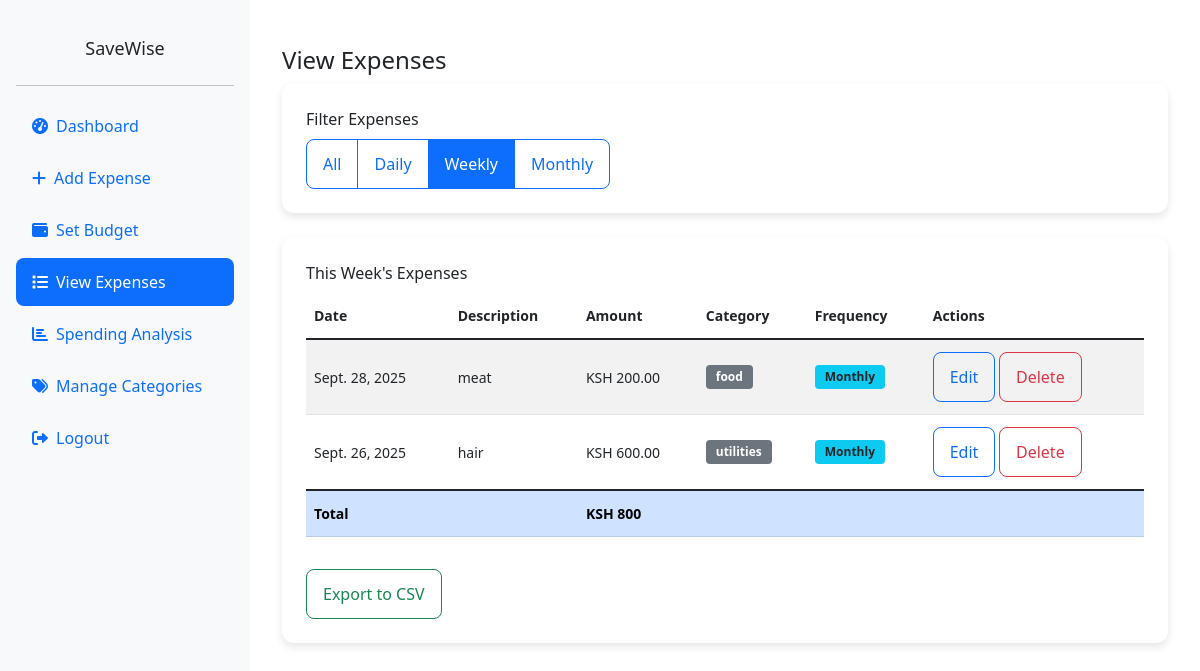
Screenshot of /api/expenses/?frequency=weekly (signed in) with the database file from the repository.
### api/models.py (models this page shows, shortened)
class Expense(models.Model):
    FREQUENCY_CHOICES = [
        ('daily', 'Daily'),
        ('weekly', 'Weekly'),
        ('monthly', 'Monthly'),
    ]
    user = models.ForeignKey(User, on_delete=models.CASCADE)
    amount = models.DecimalField(max_digits=10, decimal_places=2, validators=[MinValueValidator(0.01)])
    description = models.CharField(max_length=200)
    category = models.ForeignKey(ExpenseCategory, on_delete=models.SET_NULL, null=True, blank=True)
    date = models.DateField(default=timezone.now)
    frequency = models.CharField(max_length=10, choices=FREQUENCY_CHOICES, default='daily')
    created_at = models.DateTimeField(auto_now_add=True)
    class Meta:
        indexes = [
            models.Index(fields=['user', 'date']),
            models.Index(fields=['user', 'category']),
        ]

class ExpenseCategory(models.Model):
    PREDEFINED_CATEGORIES = [
        ('food', 'Food'),
        ('utilities', 'Utilities'),
        ('rent', 'Rent'),
        ('clothes', 'Clothes'),
        ('transport', 'Transport'),
        ('others', 'Others'),
    ]
    name = models.CharField(max_length=100)
    description = models.TextField(blank=True)

### api/views.py (the view, shortened to what this page needs)
# urls.py: path('expenses/', views.expense_list, name='expense_list'),
@login_required
def expense_list(request):
    frequency = request.GET.get('frequency', 'all')
    if frequency == 'daily':
        expenses = Expense.objects.filter(
            user=request.user,
            date=timezone.now().date()
        )
    elif frequency == 'weekly':
        week_ago = timezone.now().date() - timedelta(days=7)
        expenses = Expense.objects.filter(
            user=request.user,
            date__gte=week_ago
        )
    else:
        expenses = Expense.objects.filter(user=request.user)
    expenses = expenses.order_by('-date')
    total_amount = expenses.aggregate(Sum('amount'))['amount__sum'] or 0
    return render(request, 'api/expense_list.html', {
        'expenses': expenses,
        'frequency': frequency,
        'total_amount': total_amount  # Add this
    })

### api/templates/api/expense_list.html (shortened to what this page needs)
<!DOCTYPE html>
<html lang="en">
{% load static %}
<head>
    <link href="https://cdn.jsdelivr.net/npm/bootstrap@5.1.3/dist/css/bootstrap.min.css" rel="stylesheet">
    <link href="https://cdnjs.cloudflare.com/ajax/libs/font-awesome/6.0.0/css/all.min.css" rel="stylesheet">
    <link href="{% static 'css/mobile-responsive.css' %}" rel="stylesheet">
</head>
<body>
    <div class="sidebar" id="sidebar">
        <div class="p-3">
            <h4 class="text-center mb-4">SaveWise</h4>
            <hr>
            <ul class="nav flex-column">
                <li class="nav-item">
                    <a class="nav-link" href="{% url 'dashboard' %}">
                        <i class="fas fa-tachometer-alt me-2"></i>Dashboard
                    </a>
                </li>
                <li class="nav-item">
                    <a class="nav-link" href="{% url 'add_expense' %}">
                        <i class="fas fa-plus me-2"></i>Add Expense
                    </a>
                </li>
                <li class="nav-item">
                    <a class="nav-link" href="{% url 'set_budget' %}">
                        <i class="fas fa-wallet me-2"></i>Set Budget
                    </a>
                </li>
                <li class="nav-item">
                    <a class="nav-link active" href="{% url 'expense_list' %}">
                        <i class="fas fa-list me-2"></i>View Expenses
                    </a>
                </li>
                <li class="nav-item">
                    <a class="nav-link" href="{% url 'spending_analysis' %}">
                        <i class="fas fa-chart-bar me-2"></i>Spending Analysis
                    </a>
                </li>
                <li class="nav-item">
                    <a class="nav-link" href="{% url 'manage_categories' %}">
                        <i class="fas fa-tags me-2"></i>Manage Categories
                    </a>
                </li>
                <li class="nav-item">
                    <a class="nav-link" href="{% url 'logout' %}">
                        <i class="fas fa-sign-out-alt me-2"></i>Logout
                    </a>
                </li>
            </ul>
        </div>
    </div>
    <div class="main-content">
        <div class="container-fluid">
            <h2>View Expenses</h2>
                <div class="card dashboard-card mb-4">
                    <div class="card-body">
                        <h5 class="card-title">Filter Expenses</h5>
                        <div class="btn-group" role="group">
                            <a href="{% url 'expense_list' %}?frequency=all" class="btn btn-outline-primary {% if frequency == 'all' %}filter-active{% endif %}">All</a>
                            <a href="{% url 'expense_list' %}?frequency=daily" class="btn btn-outline-primary {% if frequency == 'daily' %}filter-active{% endif %}">Daily</a>
                            <a href="{% url 'expense_list' %}?frequency=weekly" class="btn btn-outline-primary {% if frequency == 'weekly' %}filter-active{% endif %}">Weekly</a>
                            <a href="{% url 'expense_list' %}?frequency=monthly" class="btn btn-outline-primary {% if frequency == 'monthly' %}filter-active{% endif %}">Monthly</a>
                        </div>
                    </div>
                </div>
                <div class="card dashboard-card">
                    <div class="card-body">
                        <h5 class="card-title">
                            {% if frequency == 'daily' %}
                                Today's Expenses
                            {% elif frequency == 'weekly' %}
                                This Week's Expenses
                            {% elif frequency == 'monthly' %}
                                This Month's Expenses
                            {% else %}
                                All Expenses
                            {% endif %}
                        </h5>
                        {% if expenses %}
                            <div class="table-responsive">
                                <table class="table table-striped">
                                    <thead>
                                        <tr>
                                            <th>Date</th>
                                            <th>Description</th>
                                            <th>Amount</th>
                                            <th>Category</th>
                                            <th>Frequency</th>
                                            <th>Actions</th>
                                        </tr>
                                    </thead>
                                    <tbody>
                                        {% for expense in expenses %}
                                            <tr>
                                                <td>{{ expense.date }}</td>
                                                <td>{{ expense.description }}</td>
                                                <td>KSH {{ expense.amount }}</td>
                                                <td>
                                                    <span class="badge bg-secondary">
                                                        {{ expense.category.name|default:"Uncategorized" }}
                                                    </span>
                                                </td>
                                                <td>
                                                    <span class="badge bg-info text-dark">
                                                        {{ expense.get_frequency_display }}
                                                    </span>
                                                </td>
                                                <td>
                                                    <button class="btn btn-sm btn-outline-primary" onclick="editExpense({{ expense.id }})">Edit</button>
                                                    <button class="btn btn-sm btn-outline-danger" onclick="deleteExpense({{ expense.id }})">Delete</button>
                                                </td>
                                            </tr>
                                        {% endfor %}
                                    </tbody>
                                    <tfoot>
                                        <tr class="table-primary">
                                            <td colspan="2"><strong>Total</strong></td>
                                            <td><strong>KSH {{ total_amount }}</strong></td>
                                            <td colspan="3"></td>
                                        </tr>
                                    </tfoot>
                                </table>
                            </div>
                            <div class="mt-3">
                                <button class="btn btn-outline-success" onclick="exportTableToCSV('expenses.csv')">
                                    Export to CSV
                                </button>
                            </div>
                        {% else %}
                            <div class="text-center py-4">
                                <p class="text-muted">No expenses found.</p>
                                <a href="{% url 'add_expense' %}" class="btn btn-primary">Add Your First Expense</a>
                            </div>
                        {% endif %}
                    </div>
                </div>
            </div>
        </div>
</body>
</html>

### static/css/mobile-responsive.css (style rules this page uses)
* { box-sizing: border-box; }
body { font-size: 16px; line-height: 1.5; }
.btn { min-height: 44px; min-width: 44px; padding: 12px 16px; font-size: 16px; border-radius: 8px; }
.sidebar { background-color: #f8f9fa; min-height: 100vh; position: fixed; top: 0; left: 0; width: 250px; z-index: 1000; transform: translateX(-100%); transition: transform 0.3s ease; padding-top: 20px; overflow-y: auto; }
.main-content { margin-left: 0; padding: 20px; min-height: 100vh; }
.card { border-radius: 12px; box-shadow: 0 2px 8px rgba(0, 0, 0, 0.1); margin-bottom: 16px; border: none; }
.card-body { padding: 20px; }
.table-responsive { border-radius: 8px; overflow-x: auto; -webkit-overflow-scrolling: touch; }
.table { font-size: 14px; }
.table th, .table td { padding: 12px 8px; vertical-align: middle; }
.badge { font-size: 12px; padding: 6px 10px; }
.nav-link { padding: 12px 16px; font-size: 16px; border-radius: 8px; margin-bottom: 4px; transition: all 0.2s ease; }
.nav-link:hover, .nav-link.active { background-color: #0d6efd; color: white; }
h2 { font-size: 24px; line-height: 1.3; }
h4 { font-size: 18px; line-height: 1.4; }
h5 { font-size: 16px; line-height: 1.5; }
@media (min-width: 768px) { .sidebar { transform: translateX(0); position: fixed; } }
@media (min-width: 768px) { .main-content { margin-left: 250px; padding: 24px; } }
@media (min-width: 768px) { .card-body { padding: 24px; } }
@media (min-width: 992px) { .main-content { margin-left: 250px; padding: 28px; } }
@media (min-width: 992px) { .sidebar { width: 250px; } }
@media (min-width: 1200px) { .main-content { margin-left: 250px; padding: 32px; } }

### api/templates/api/expense_list.html (style rules this page uses)
.sidebar { background-color: #f8f9fa; min-height: 100vh; position: fixed; top: 0; left: 0; width: 250px; z-index: 1000; transform: translateX(-100%); transition: transform 0.3s ease; padding-top: 20px; overflow-y: auto; }
.main-content { margin-left: 0; padding: 20px; min-height: 100vh; transition: margin-left 0.3s ease; }
@media (min-width: 768px) { .sidebar { transform: translateX(0); } }
@media (min-width: 768px) { .main-content { margin-left: 250px; } }
.dashboard-card { border-radius: 12px; box-shadow: 0 4px 8px rgba(0, 0, 0, 0.1); margin-bottom: 20px; transition: transform 0.2s ease, box-shadow 0.2s ease; }
.filter-active { background-color: #0d6efd; color: white; }

### rows the page displays
Expense: date "Sept. 28, 2025", description "meat", amount "200.00", category.name "food", frequency "Monthly"
Expense: date "Sept. 26, 2025", description "hair", amount "600.00", category.name "utilities", frequency "Monthly"

### other values shown
{{ total_amount }} "800"
